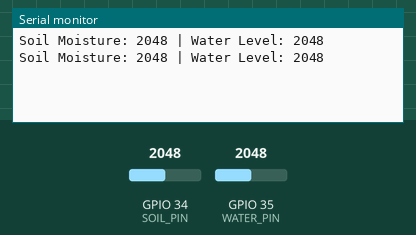
Simulated run of this sketch. Board: ESP32. On the bench: the last lines printed to the serial monitor. Inputs (shaded band) come from the test bench; at power-on: GPIO 34 (SOIL_PIN) = 2048, GPIO 35 (WATER_PIN) = 2048.

Above: at 5.8 s.
5.9 s: GPIO 34 (SOIL_PIN) set to 2866
At 11.0 s:
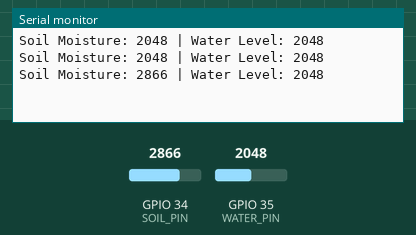
11.9 s: GPIO 35 (WATER_PIN) set to 2866
At 16.0 s:
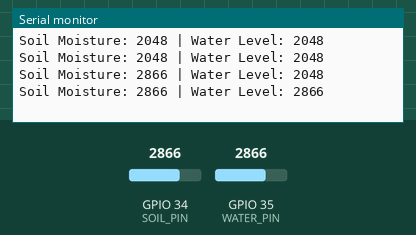
17.9 s: GPIO 34 (SOIL_PIN) set to 3603
At 21.0 s:
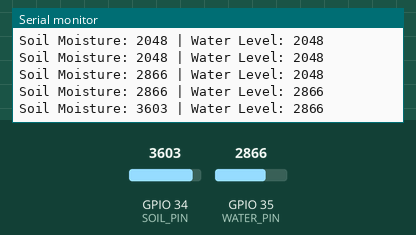
23.9 s: GPIO 35 (WATER_PIN) set to 3603
At 26.0 s:
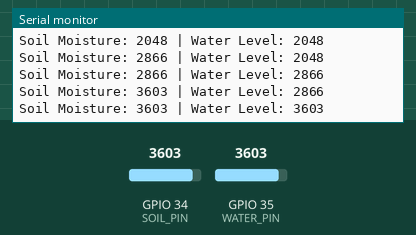
Timing chart, 0 to 27.5 s (numbered marks = the images above; inputs shaded):
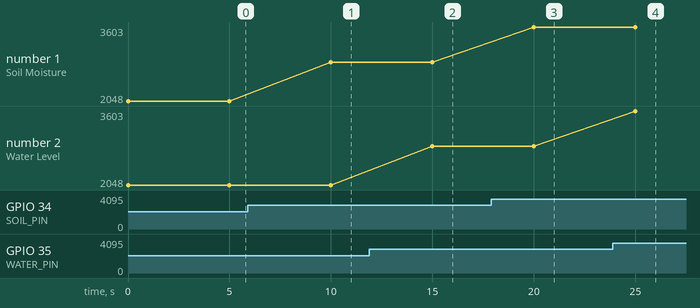

The sketch:

module3_water_soil.ino
```cpp
#define SOIL_PIN 34
#define WATER_PIN 35

void setup() {
  Serial.begin(115200);
}

void loop() {
  int soilValue = analogRead(SOIL_PIN);
  int waterValue = analogRead(WATER_PIN);

  Serial.print("Soil Moisture: ");
  Serial.print(soilValue);
  Serial.print(" | Water Level: ");
  Serial.println(waterValue);

  delay(5000);
}
```

Measured:
- after the input at 5.9 s, the serial monitor: prints a new line after 4.1 s (image 1)
- after the input at 11.9 s, the serial monitor: prints a new line after 3.1 s (image 2)
- after the input at 17.9 s, the serial monitor: prints a new line after 2.1 s (image 3)
- after the input at 23.9 s, the serial monitor: prints a new line after 1.1 s (image 4)
- plotted number 1: 2048 → 2866 after the input at 5.9 s, 2866 → 3603 after the input at 17.9 s
